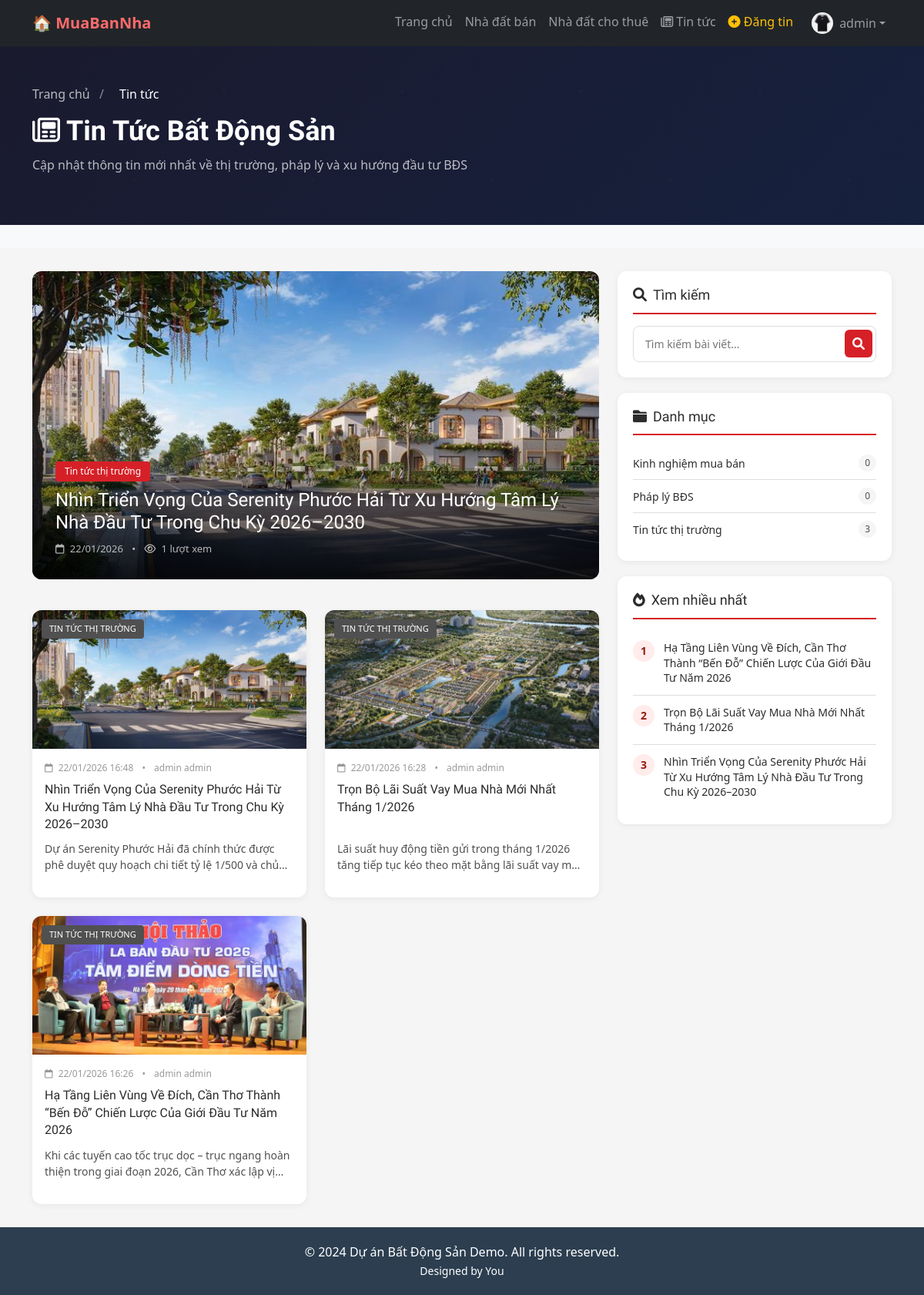
Screenshot of /tin-tuc/ (signed in) with the database file from the repository.
### accounts/models.py (models this page shows, shortened)
class UserProfile(models.Model):
    ROLE_CHOICES = (
        ('customer', 'Khách hàng'),
        ('agent', 'Người đăng tin'),
        ('admin', 'Quản trị viên'),
    )
    user = models.OneToOneField(User, on_delete=models.CASCADE, related_name='profile')
    role = models.CharField(max_length=20, choices=ROLE_CHOICES, default='customer', verbose_name="Vai trò")
    phone = models.CharField(max_length=15, blank=True, verbose_name="Số điện thoại")
    avatar = models.ImageField(upload_to='avatars/', blank=True, null=True, verbose_name="Ảnh đại diện")
    address = models.CharField(max_length=255, blank=True, verbose_name="Địa chỉ")
    created_at = models.DateTimeField(auto_now_add=True, verbose_name="Ngày tạo")
    class Meta:
        verbose_name = "Hồ sơ người dùng"
        verbose_name_plural = "Hồ sơ người dùng"
    def is_agent(self):
        return self.role in ['agent', 'admin']

### news/models.py (models this page shows, shortened)
class Article(models.Model):
    STATUS_CHOICES = (
        ('draft', 'Bản nháp'),
        ('published', 'Đã xuất bản'),
    )
    title = models.CharField(max_length=255, verbose_name="Tiêu đề")
    slug = models.SlugField(max_length=255, unique=True, blank=True)
    category = models.ForeignKey(
        ArticleCategory,
        on_delete=models.SET_NULL,
        null=True,
        blank=True,
        related_name='articles',
        verbose_name="Danh mục"
    )
    author = models.ForeignKey(
        User,
        on_delete=models.CASCADE,
        related_name='articles',
        verbose_name="Tác giả"
    )
    excerpt = models.TextField(
        max_length=500,
        verbose_name="Tóm tắt",
        help_text="Mô tả ngắn gọn về bài viết (hiển thị trong danh sách)"
    )
    content = models.TextField(verbose_name="Nội dung")
    featured_image = models.ImageField(
        upload_to='news/images/%Y/%m/',
        verbose_name="Ảnh đại diện",
        help_text="Ảnh hiển thị trong danh sách và đầu bài viết"
    )
    image_caption = models.CharField(
        max_length=255,
        blank=True,
        verbose_name="Chú thích ảnh"
    )
    status = models.CharField(
        max_length=10,
        choices=STATUS_CHOICES,
        default='draft',
        verbose_name="Trạng thái"
    )
    is_featured = models.BooleanField(
        default=False,
        verbose_name="Bài viết nổi bật"
    )
    meta_description = models.CharField(
        max_length=160,
        blank=True,
        verbose_name="Meta Description",
        help_text="Mô tả cho SEO (tối đa 160 ký tự)"
    )
    views_count = models.PositiveIntegerField(default=0, verbose_name="Lượt xem")
    created_at = models.DateTimeField(default=now, verbose_name="Ngày tạo")
    updated_at = models.DateTimeField(auto_now=True, verbose_name="Cập nhật lần cuối")
    published_at = models.DateTimeField(
        null=True,
        blank=True,
        verbose_name="Ngày xuất bản"
    )
    class Meta:
        verbose_name = "Bài viết"
        verbose_name_plural = "Bài viết"
        ordering = ['-published_at', '-created_at']

class ArticleCategory(models.Model):
    name = models.CharField(max_length=100, verbose_name="Tên danh mục")
    slug = models.SlugField(max_length=100, unique=True, blank=True)
    description = models.TextField(blank=True, verbose_name="Mô tả")
    created_at = models.DateTimeField(auto_now_add=True)
    class Meta:
        verbose_name = "Danh mục tin tức"
        verbose_name_plural = "Danh mục tin tức"
        ordering = ['name']

### news/views.py (the view)
# urls.py: path('', views.news_list, name='news_list'),
def news_list(request):
    articles = Article.objects.filter(status='published').select_related('author', 'category')
    category_slug = request.GET.get('category')
    if category_slug:
        articles = articles.filter(category__slug=category_slug)
    tag_slug = request.GET.get('tag')
    if tag_slug:
        articles = articles.filter(tags__slug=tag_slug)
    search_query = request.GET.get('q')
    if search_query:
        articles = articles.filter(
            Q(title__icontains=search_query) |
            Q(excerpt__icontains=search_query) |
            Q(content__icontains=search_query)
        )
    paginator = Paginator(articles, 9)  # 9 bài viết mỗi trang
    page_number = request.GET.get('page')
    page_obj = paginator.get_page(page_number)
    featured_articles = Article.objects.filter(
        status='published',
        is_featured=True
    ).select_related('author', 'category')[:5]
    categories = ArticleCategory.objects.all()
    popular_articles = Article.objects.filter(
        status='published'
    ).order_by('-views_count')[:5]
    context = {
        'page_obj': page_obj,
        'featured_articles': featured_articles,
        'categories': categories,
        'popular_articles': popular_articles,
        'search_query': search_query,
        'current_category': category_slug,
        'current_tag': tag_slug,
    }
    return render(request, 'news/news_list.html', context)

### news/templates/news/news_list.html (shortened to what this page needs)
{% extends 'base.html' %}
{% load static %}
{% block content %}
<div class="page-header">
    <div class="container">
        <nav class="breadcrumb-nav">
            <a href="{% url 'home' %}">Trang chủ</a>
            <span>/</span>
            <span class="current">Tin tức</span>
        </nav>
        <h1><i class="far fa-newspaper me-2"></i>Tin Tức Bất Động Sản</h1>
        <p>Cập nhật thông tin mới nhất về thị trường, pháp lý và xu hướng đầu tư BĐS</p>
    </div>
</div>
<div class="news-page">
    <div class="container">
        <div class="row">
            <div class="col-lg-8">
                {% if featured_articles and not search_query and not current_category and not current_tag %}
                <div class="featured-section">
                    {% with featured_articles.0 as main_featured %}
                    {% if main_featured %}
                    <div class="featured-main">
                        {% if main_featured.featured_image %}
                        <img src="{{ main_featured.featured_image.url }}" alt="{{ main_featured.title }}">
                        {% else %}
                        <img src="https://via.placeholder.com/800x400?text=Featured+Article" alt="{{ main_featured.title }}">
                        {% endif %}
                        <div class="featured-main-overlay">
                            {% if main_featured.category %}
                            <span class="category-badge">{{ main_featured.category.name }}</span>
                            {% endif %}
                            <h2><a href="{% url 'news_detail' main_featured.slug %}">{{ main_featured.title }}</a></h2>
                            <div class="meta">
                                <i class="far fa-calendar me-1"></i> {{ main_featured.published_at|date:"d/m/Y" }}
                                <span class="mx-2">•</span>
                                <i class="far fa-eye me-1"></i> {{ main_featured.views_count }} lượt xem
                            </div>
                        </div>
                    </div>
                    {% endif %}
                    {% endwith %}
                </div>
                {% endif %}
                <div class="row g-4">
                    {% for article in page_obj %}
                    <div class="col-md-6">
                        <div class="article-card">
                            <div class="article-card-image">
                                <a href="{% url 'news_detail' article.slug %}">
                                    {% if article.category %}
                                    <span class="category-badge">{{ article.category.name }}</span>
                                    {% endif %}
                                    {% if article.featured_image %}
                                    <img src="{{ article.featured_image.url }}" alt="{{ article.title }}">
                                    {% else %}
                                    <img src="https://via.placeholder.com/400x200?text=No+Image" alt="{{ article.title }}">
                                    {% endif %}
                                </a>
                            </div>
                            <div class="article-card-content">
                                <div class="article-card-date">
                                    <i class="far fa-calendar me-1"></i> {{ article.published_at|date:"d/m/Y H:i" }}
                                    <span class="mx-2">•</span>
                                    {{ article.author.get_full_name|default:article.author.username }}
                                </div>
                                <h5 class="article-card-title">
                                    <a href="{% url 'news_detail' article.slug %}">{{ article.title }}</a>
                                </h5>
                                <p class="article-card-excerpt">{{ article.excerpt }}</p>
                            </div>
                        </div>
                    </div>
                    {% endfor %}
                </div>
            </div>
            <div class="col-lg-4">
                <div class="sidebar-section d-none d-lg-block">
                    <h4><i class="fas fa-search me-2"></i>Tìm kiếm</h4>
                    <form method="get" class="search-box">
                        <input type="text" name="q" placeholder="Tìm kiếm bài viết..." value="{{ search_query|default:'' }}">
                        <button type="submit"><i class="fas fa-search"></i></button>
                    </form>
                </div>
                {% if categories %}
                <div class="sidebar-section">
                    <h4><i class="fas fa-folder me-2"></i>Danh mục</h4>
                    <ul class="category-list">
                        {% for cat in categories %}
                        <li>
                            <a href="{% url 'news_category' cat.slug %}">
                                {{ cat.name }}
                                <span class="count">{{ cat.articles.count }}</span>
                            </a>
                        </li>
                        {% endfor %}
                    </ul>
                </div>
                {% endif %}
                {% if popular_articles %}
                <div class="sidebar-section">
                    <h4><i class="fas fa-fire me-2"></i>Xem nhiều nhất</h4>
                    <div class="popular-list">
                        {% for article in popular_articles %}
                        <div class="popular-item">
                            <div class="popular-item-number">{{ forloop.counter }}</div>
                            <a href="{% url 'news_detail' article.slug %}">{{ article.title }}</a>
                        </div>
                        {% endfor %}
                    </div>
                </div>
                {% endif %}
            </div>
        </div>
    </div>
</div>
{% endblock %}

### templates/base.html (shortened to what this page needs)
{% load static %}
<!DOCTYPE html>
<html lang="vi">
<head>
    <link href="https://cdn.jsdelivr.net/npm/bootstrap@5.3.0/dist/css/bootstrap.min.css" rel="stylesheet">
    <link rel="stylesheet" href="https://cdnjs.cloudflare.com/ajax/libs/font-awesome/6.0.0/css/all.min.css">
</head>
<body>
    <nav class="navbar navbar-expand-lg navbar-dark bg-dark sticky-top">
        <div class="container">
            <a class="navbar-brand" href="/">🏠 MuaBanNha</a>
            <div class="collapse navbar-collapse" id="navbarNav">
                <ul class="navbar-nav ms-auto">
                    <li class="nav-item">
                        <a class="nav-link" href="{% url 'home' %}">Trang chủ</a>
                    </li>
                    <li class="nav-item">
                        <a class="nav-link" href="{% url 'listing_search' %}?listing_type=sale">Nhà đất bán</a>
                    </li>
                    <li class="nav-item">
                        <a class="nav-link" href="{% url 'listing_search' %}?listing_type=rent">Nhà đất cho thuê</a>
                    </li>
                    <li class="nav-item">
                        <a class="nav-link" href="{% url 'news_list' %}">
                            <i class="far fa-newspaper me-1"></i>Tin tức
                        </a>
                    </li>
                    {% if user.is_authenticated %}
                        {% if user.profile.is_agent %}
                        <li class="nav-item">
                            <a class="nav-link text-warning" href="{% url 'listing_create' %}">
                                <i class="fas fa-plus-circle"></i> Đăng tin
                            </a>
                        </li>
                        {% endif %}
                        <li class="nav-item dropdown ms-2">
                            <a class="nav-link dropdown-toggle d-flex align-items-center" href="#"
                               id="userDropdown" role="button" data-bs-toggle="dropdown">
                                {% if user.profile.avatar %}
                                    <img src="{{ user.profile.avatar.url }}"
                                         class="rounded-circle me-2"
                                         style="width: 28px; height: 28px; object-fit: cover;">
                                {% else %}
                                    <i class="fas fa-user-circle me-1"></i>
                                {% endif %}
                                {{ user.username }}
                            </a>
                        </li>
                    {% endif %}
                </ul>
            </div>
        </div>
    </nav>
    <main>
        {% block content %}
        {% endblock %}
    </main>
    <footer class="footer text-center">
        <div class="container">
            <p class="mb-0">© 2024 Dự án Bất Động Sản Demo. All rights reserved.</p>
            <small>Designed by You</small>
        </div>
    </footer>
</body>
</html>

### templates/base.html (style rules this page uses)
html, body { height: 100%; }
body { background-color: #f8f9fa; display: flex; flex-direction: column; min-height: 100vh; }
.navbar-brand { font-weight: bold; color: #ff6b6b !important; }
main { flex: 1 0 auto; }
.footer { background: #2c3e50; color: white; padding: 20px 0; flex-shrink: 0; margin-top: auto; }
.navbar.sticky-top { z-index: 1030; }

### rows the page displays
Article: featured_image (picture), category.name "Tin tức thị trường", title "Nhìn Triển Vọng Của Serenity Phước Hải Từ Xu Hướng Tâm Lý Nhà Đầu Tư Trong Chu Kỳ 2026–2030", published_at "22/01/2026", views_count "1", category.name "TIN TỨC THỊ TRƯỜNG", published_at "22/01/2026 16:48", author.get_full_name "admin admin", excerpt "Dự án Serenity Phước Hải đã chính thức được phê duyệt quy hoạch chi tiết tỷ lệ 1/500 và…"
Article: category.name "TIN TỨC THỊ TRƯỜNG", featured_image (picture), published_at "22/01/2026 16:28", author.get_full_name "admin admin", title "Trọn Bộ Lãi Suất Vay Mua Nhà Mới Nhất Tháng 1/2026", excerpt "Lãi suất huy động tiền gửi trong tháng 1/2026 tăng tiếp tục kéo theo mặt bằng lãi suất vay…"
Article: category.name "TIN TỨC THỊ TRƯỜNG", featured_image (picture), published_at "22/01/2026 16:26", author.get_full_name "admin admin", title "Hạ Tầng Liên Vùng Về Đích, Cần Thơ Thành “Bến Đỗ” Chiến Lược Của Giới Đầu Tư Năm 2026", excerpt "Khi các tuyến cao tốc trục dọc – trục ngang hoàn thiện trong giai đoạn 2026, Cần Thơ xác lập…"
ArticleCategory: name "Kinh nghiệm mua bán", articles.count "0"
ArticleCategory: name "Pháp lý BĐS", articles.count "0"
ArticleCategory: name "Tin tức thị trường", articles.count "3"

### other values shown
{{ user.username }} "admin"
